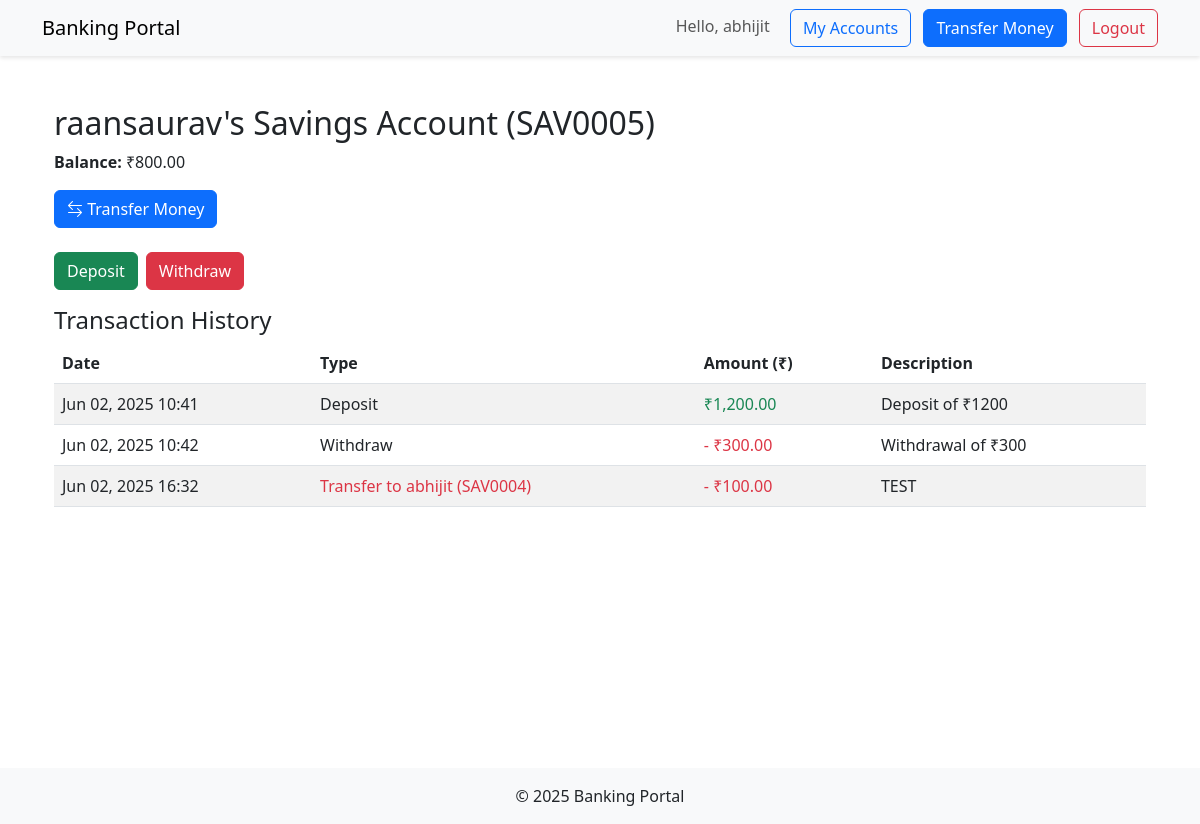
Page /bank/accounts/8/ (signed in) on the committed database.
### core/models.py (models this page shows, shortened)
class User(AbstractUser):
    is_approved = models.BooleanField(default=False)
    is_admin = models.BooleanField(default=False)
    kyc_documents = models.FileField(upload_to='kyc/', null=True, blank=True)
    first_name = models.CharField(max_length=30)
    last_name = models.CharField(max_length=30)
    groups = models.ManyToManyField(
        'auth.Group',
        verbose_name='groups',
        blank=True,
        help_text='The groups this user belongs to.',
        related_name="custom_user_set",  # Changed
        related_query_name="user",
    )
    user_permissions = models.ManyToManyField(
        'auth.Permission',
        verbose_name='user permissions',
        blank=True,
        help_text='Specific permissions for this user.',
        related_name="custom_user_set",  # Changed
        related_query_name="user",
    )
    def get_full_name(self):
        return f"{self.first_name} {self.last_name}".strip()

class CustomerAccount(models.Model):
    user = models.ForeignKey(settings.AUTH_USER_MODEL, on_delete=models.CASCADE) #Temporary
    profile = models.ForeignKey(CustomerProfile, on_delete=models.CASCADE, null=True, blank=True)
    name = models.CharField(max_length=100)
    account_number = models.CharField(max_length=10, unique=True)
    balance = models.DecimalField(max_digits=10, decimal_places=2)
    contact = models.CharField(max_length=15, default='N/A')
    ACCOUNT_TYPES = [
        ('Savings', 'Savings'),
        ('Current', 'Current'),
    ]
    account_type = models.CharField(max_length=10, choices=ACCOUNT_TYPES, default='Savings')

class Transaction(models.Model):
    TRANSACTION_TYPES = [
        ('DEPOSIT', 'Deposit'),
        ('WITHDRAW', 'Withdraw'),
        ('TRANSFER_OUT', 'Transfer Out'),
        ('TRANSFER_IN', 'Transfer In'),
    ]
    account = models.ForeignKey(CustomerAccount, on_delete=models.CASCADE, related_name='transactions')
    amount = models.DecimalField(max_digits=10, decimal_places=2)
    transaction_type = models.CharField(max_length=12, choices=TRANSACTION_TYPES)
    timestamp = models.DateTimeField(auto_now_add=True)
    description = models.CharField(max_length=200, blank=True)  # e.g., "Transfer to account X"
    related_account = models.ForeignKey(
        CustomerAccount,
        on_delete=models.SET_NULL,
        null=True,
        blank=True,
        related_name='related_transactions'
    )

### core/views.py (the view)
# urls.py: path('accounts/<int:pk>/', views.account_detail, name='account_detail'),
@login_required()
def account_detail(request, pk):
    account = get_object_or_404(CustomerAccount, pk=pk)
    transfers = account.transactions.filter(
        Q(transaction_type='TRANSFER_OUT') |
        Q(transaction_type='TRANSFER_IN')
    ).order_by('-timestamp')
    return render(request, 'core/account_detail.html', {'account': account, transfers:transfers})

### core/context_processors.py (called while the page is built)
def admin_approvals(request):
    if request.user.is_staff:
        from .models import User, AccountRequest
        return {
            'pending_users': User.objects.filter(is_approved=False).count(),
            'pending_accounts': AccountRequest.objects.filter(is_approved=False).count()
        }
    return {}

### core/templates/core/account_detail.html
{% extends 'base.html' %}
{% load humanize %}
{% block content %}
<div class="container mt-5">
    <h2>{{ account.name }} ({{ account.account_number }})</h2>
    <p><strong>Balance:</strong> ₹{{ account.balance|floatformat:2|intcomma }}</p>
    <div class="d-flex justify-content-between align-items-center mb-4">
        <a href="{% url 'bank:transfer' %}?account={{ account.pk }}" class="btn btn-primary">
            <i class="bi bi-arrow-left-right"></i> Transfer Money
        </a>
    </div>
    <div class="d-flex gap-2 mb-3">
        <a href="{% url 'bank:deposit' account.pk %}" class="btn btn-success">Deposit</a>
        <a href="{% url 'bank:withdraw' account.pk %}" class="btn btn-danger">Withdraw</a>
    </div>
    <h4>Transaction History</h4>
    <table class="table table-striped">
        <thead>
            <tr>
                <th>Date</th>
                <th>Type</th>
                <th>Amount (₹)</th>
                <th>Description</th>
            </tr>
        </thead>
        <tbody>
            {% for tx in account.transactions.all %}
            <tr>
                <td>{{ tx.timestamp|date:"M d, Y H:i" }}</td>
                <td>
                    {% if tx.transaction_type == 'TRANSFER_OUT' %}
                        <span class="text-danger">Transfer to {{ tx.related_account.user.get_full_name|default:tx.related_account.user.username }} ({{ tx.related_account.account_number }})</span>
                    {% elif tx.transaction_type == 'TRANSFER_IN' %}
                        <span class="text-success">Received from {{ tx.related_account.user.get_full_name|default:tx.related_account.user.username }} ({{ tx.related_account.account_number }})</span>
                    {% else %}
                        {{ tx.get_transaction_type_display }}
                    {% endif %}
                </td>
                <td class="{% if tx.transaction_type == 'TRANSFER_IN' or tx.transaction_type == 'DEPOSIT' %}text-success{% else %}text-danger{% endif %}">
                    {% if tx.transaction_type == 'TRANSFER_OUT' or tx.transaction_type == 'WITHDRAW' %}-
                    {% endif %}
                    ₹{{ tx.amount|floatformat:2|intcomma }}
                </td>
                <td>{{ tx.description }}</td>
            </tr>
            {% endfor %}
        </tbody>
    </table>
</div>
{% endblock %}

### core/templates/base.html (shortened to what this page needs)
<!DOCTYPE html>
<html lang="en">
<head>
    <link href="https://cdn.jsdelivr.net/npm/bootstrap@5.3.0/dist/css/bootstrap.min.css" rel="stylesheet">
    <link rel="stylesheet" href="https://cdn.jsdelivr.net/npm/bootstrap-icons@1.10.0/font/bootstrap-icons.css">
</head>
<body>
    <nav class="navbar navbar-expand-lg navbar-custom mb-4">
        <div class="container">
            <a class="navbar-brand" href="{% url 'bank:account_list' %}">Banking Portal</a>
            <div class="ms-auto">
                {% if user.is_authenticated %}
                    <span class="navbar-text me-3">Hello, {{ user.username }}</span>
                    {% if not user.is_admin %}
                    <a href="{% url 'bank:account_list' %}" class="btn btn-outline-primary me-2">My Accounts</a>
                    <a href="{% url 'bank:transfer' %}" class="btn btn-primary me-2">Transfer Money</a>
                    {% endif %}
                    <form action="{% url 'logout' %}" method="post" style="display: inline;">
                        <button type="submit" class="btn btn-outline-danger">Logout</button>
                    </form>
                {% else %}
                    <a href="{% url 'login' %}" class="btn btn-outline-primary me-2">Login</a>
                    <a href="{% url 'register' %}" class="btn btn-primary">Register</a>
                {% endif %}
            </div>
        </div>
    </nav>
    <main class="container">
        {% block content %}{% endblock %}
    </main>
    <footer class="bg-light py-3 mt-4">
        <div class="container text-center">
            <p class="mb-0">© 2025 Banking Portal</p>
        </div>
    </footer>
</body>
</html>

### core/templates/base.html (style rules this page uses)
.navbar-custom { background-color: #f8f9fa; box-shadow: 0 2px 4px rgba(0,0,0,.1); }
main { min-height: 80vh; }

### rows in the picture
User: username "abhijit"
CustomerAccount: name "raansaurav's Savings Account", account_number "SAV0005", balance "800.00"
Transaction: timestamp "Jun 02, 2025 10:41", transaction_type "Deposit", amount "1,200.00", description "Deposit of ₹1200"
Transaction: timestamp "Jun 02, 2025 10:42", transaction_type "Withdraw", amount "300.00", description "Withdrawal of ₹300"
Transaction: timestamp "Jun 02, 2025 16:32", related_account.user.get_full_name "abhijit", related_account.account_number "SAV0004", amount "100.00", description "TEST"
